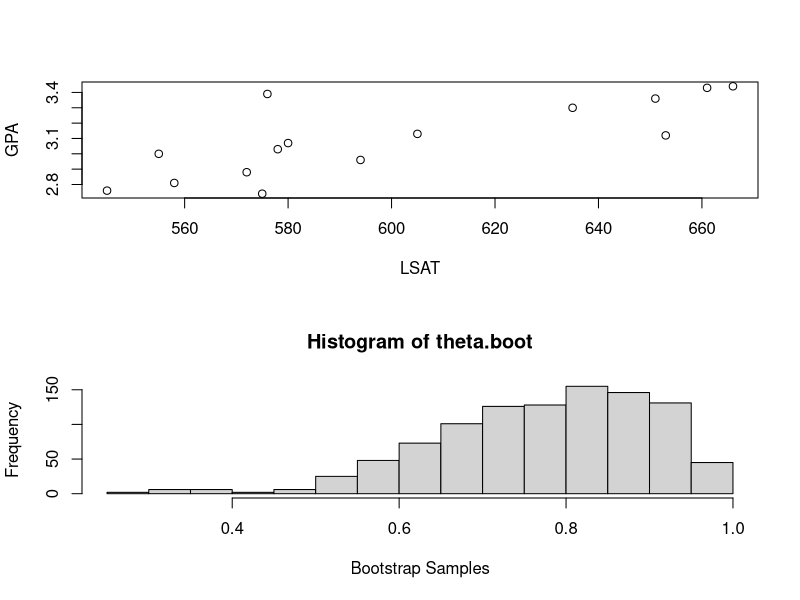

This figure's R source:
theta.fun <- function(y,z){
     ### this function computes the correlation coefficient
     mean.y <- mean(y)
     mean.z <- mean(z)
     s.y    <- sqrt(var(y))
     s.z    <- sqrt(var(z))
     top    <- sum((y-mean.y)*(z-mean.z))
     bottom <- sqrt( sum((y-mean.y)^2)*sum((z-mean.z)^2) )
     output <- top/bottom
     return(output)
     }

y <- c(576,635,558,578,666,580,555,661,651,605,653,575,545,572,594)
z <- c(3.39,3.30,2.81,3.03,3.44,3.07,3.00,3.43,3.36,3.13,3.12,2.74,2.76,2.88,2.96)


n <- length(y)
theta.hat <- theta.fun(y,z)
print(theta.hat)
B <- 1000
theta.boot <- rep(0,B)
index <- 1:n
for(i in 1:B){
     j <- sample(index,replace=T)
     ystar <- y[j]
     zstar <- z[j]
     theta.boot[i] <- theta.fun(ystar,zstar)
     }


se <- sqrt(var(theta.boot))
print(se)

postscript("lsat.ps",horizontal=F)
par(mfrow=c(2,1)) ### put several plots per page
                  ### 2 rows and 1 column of plots
plot(y,z,xlab="LSAT",ylab="GPA")
hist(theta.boot,nclass=20,xlab="Bootstrap Samples")
